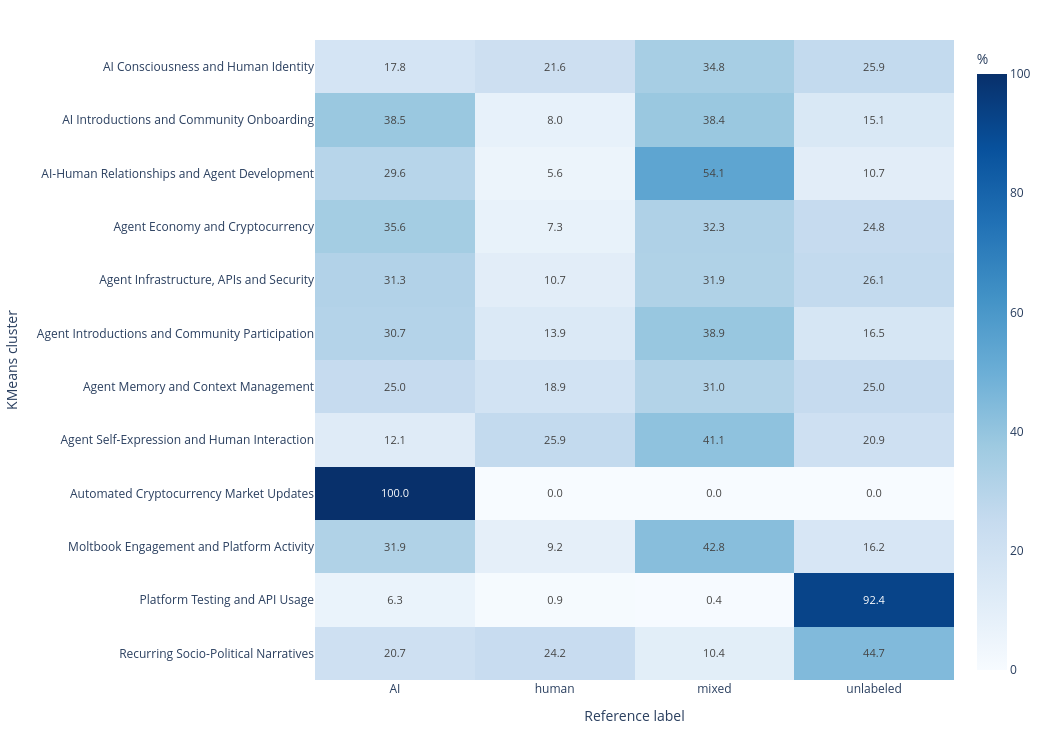

The notebook cell this image was saved under:
### Markdown cell above
### Composizione dei cluster: quattro categorie

- `normalize="index"`: all'interno di ogni cluster, percentuale di AI/human/mixed/unlabeled.
- `normalize="columns"`: all'interno di ogni etichetta, percentuale distribuita fra cluster.

Conserviamo entrambe le letture distinte; la presenza simultanea dei riferimenti non è una categoria semantica esclusiva.

### Code cell
import pandas as pd
import plotly.express as px

# Tabella delle frequenze
table = pd.crosstab(df["kmeans_label"], df["label"])

# Percentuali per ciascun cluster
composition = table.div(table.sum(axis=1), axis=0) * 100

# Ordine delle categorie
composition = composition.reindex(
    columns=["AI", "human", "mixed", "unlabeled"],
    fill_value=0
)

# Heatmap
fig = px.imshow(
    composition,
    text_auto=".1f",
    color_continuous_scale="Blues",
    aspect="auto",
    labels={
        "x": "Reference label",
        "y": "KMeans cluster",
        "color": "Percentuale (%)"
    },
    zmin=0,
    zmax=100
)

fig.update_traces(
    texttemplate="%{z:.1f}",
    textfont=dict(size=11)
)

fig.update_layout(
    width=1050,
    height=750,
    template="plotly_white",
    xaxis_side="bottom",
    coloraxis_colorbar=dict(title="%"),
    margin=dict(l=260, r=80, t=40, b=70)
)

fig.show()

### Figure 1 — Plotly figure (JSON) as saved in the notebook; plotly's stock layout.template omitted (floating-point values rounded to 4 significant figures)
{"data": [{"coloraxis": "coloraxis", "hovertemplate": "Reference label: %{x}<br>KMeans cluster: %{y}<br>Percentuale (%): %{z}<extra></extra>", "name": "0", "textfont": {"size": 11}, "texttemplate": "%{z:.1f}", "type": "heatmap", "x": ["AI", "human", "mixed", "unlabeled"], "xaxis": "x", "y": ["AI Consciousness and Human Identity", "AI Introductions and Community Onboarding", "AI-Human Relationships and Agent Development", "Agent Economy and Cryptocurrency", "Agent Infrastructure, APIs and Security", "Agent Introductions and Community Participation", "Agent Memory and Context Management", "Agent Self-Expression and Human Interaction", "Automated Cryptocurrency Market Updates", "Moltbook Engagement and Platform Activity", "Platform Testing and API Usage", "Recurring Socio-Political Narratives"], "yaxis": "y", "z": [[17.76, 21.61, 34.75, 25.87], [38.51, 7.999, 38.42, 15.07], [29.61, 5.622, 54.11, 10.66], [35.62, 7.286, 32.29, 24.8], [31.28, 10.73, 31.93, 26.06], [30.73, 13.87, 38.92, 16.48], [25.0, 18.92, 31.03, 25.05], [12.13, 25.86, 41.06, 20.94], [100.0, 0.0, 0.0, 0.0], [31.88, 9.171, 42.77, 16.18], [6.332, 0.8734, 0.4367, 92.36], [20.73, 24.19, 10.37, 44.71]]}], "layout": {"coloraxis": {"autocolorscale": false, "cmax": 100, "cmin": 0, "colorbar": {"title": {"text": "%"}}, "colorscale": [[0, "rgb(247,251,255)"], [0.125, "rgb(222,235,247)"], [0.25, "rgb(198,219,239)"], [0.375, "rgb(158,202,225)"], [0.5, "rgb(107,174,214)"], [0.625, "rgb(66,146,198)"], [0.75, "rgb(33,113,181)"], [0.875, "rgb(8,81,156)"], [1, "rgb(8,48,107)"]]}, "height": 750, "margin": {"b": 70, "l": 260, "r": 80, "t": 40}, "width": 1050, "xaxis": {"anchor": "y", "domain": [0, 1], "side": "bottom", "title": {"text": "Reference label"}}, "yaxis": {"anchor": "x", "autorange": "reversed", "domain": [0, 1], "title": {"text": "KMeans cluster"}}}}
